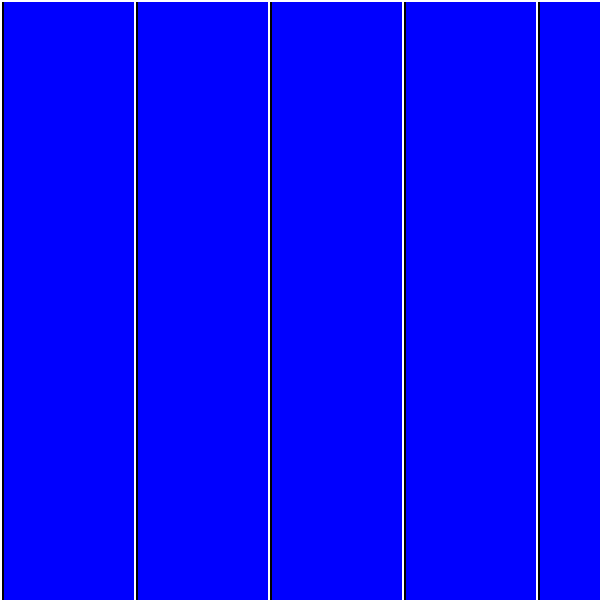
Frame 1 (no input)
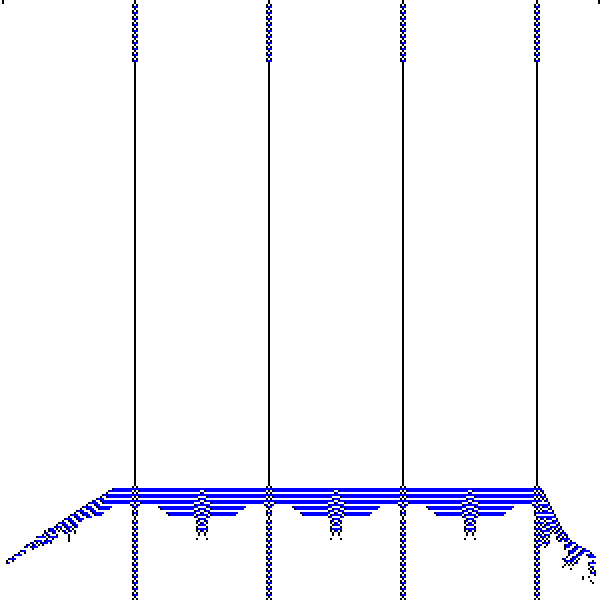
Frame 60 (the mouse pressed at the canvas centre just before this capture)
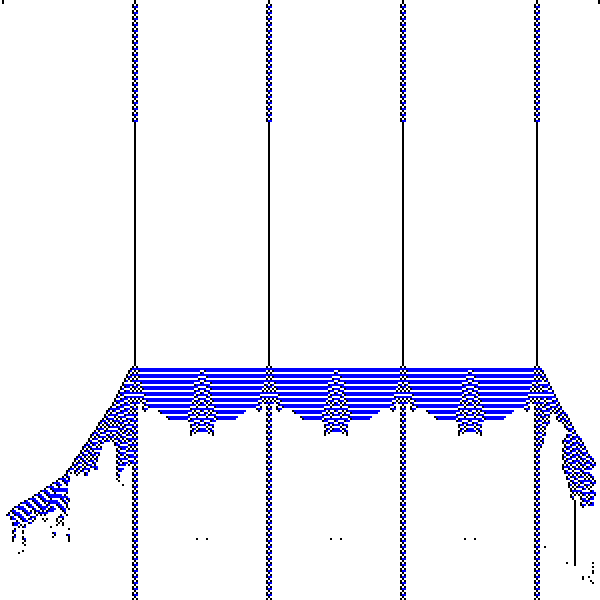
Frame 120 (the mouse held since frame 60 and released just before this capture)

The Processing sketch that drew these frames (run headless with seeded random() and noise(); from frame 60 on, the mouse is pressed at the canvas centre):

// Processing sketch: sketch_09_ca_experiment_optimized
// ── sketch_09_ca_experiment_optimized.pde
PImage img;
int cols;
int rows;
int[][] grid;
int[][] buffer;

boolean pause = false;
int cellSize = 2;

// Tweak here!! 
// 9, 13, 34, 66, 90, numbers between 40 and 120 work well if stripesB == false
int distProbability = 67; 
// Toggle this!!
boolean stripesB = false; 


void setup() {
  size(600, 600);
  frameRate(60);
  noSmooth();
  background(255);
  
  cols    = int(width/cellSize);
  rows    = int(height/cellSize);
  img     = createImage(cols, rows, RGB);

  grid    = new int[rows][cols];
  buffer  = new int[rows][cols];
  grid    = populate(grid);
}

int[][] populate(int[][] g) {
  int rows = g.length;
  int cols = (rows > 0) ? g[0].length : 0;
  for (int i=0; i < rows; i++) {
    for (int j=0; j < cols; j++) {
      if (stripesB) {
        g[i][j] = (i%distProbability == 0 || j == 0) ? 0 : 1; 
      } else {
        g[i][j] = (j%distProbability == 0 || i%(distProbability*6) == 0) ? 0 : 1; 
      }
      
    }
  }
  return g;
}

int[][] empty(int[][] g) {
  int rows = g.length;
  int cols = (rows > 0) ? g[0].length : 0;
  for (int i=0; i < rows; i++) {
    for (int j=0; j < cols; j++) {
      g[i][j] = 0;
    }
  }
  return g;
}

void process() {
  int[][] buffer = new int[rows][cols];
  for (int i=0; i < rows; i++) {
    for (int j=0; j < cols; j++) {

      int idxLeft     = (j > 0) ? j - 1 : j;
      int idxRight    = (j < cols-1) ? j + 1 : 0;
      int idxTop      = (i > 0) ? i - 1 : i;
      int idxBottom   = (i < rows-1) ? i + 1 : 0;

      int current     = grid[i][j];
      int left        = grid[i][idxLeft];
      int right       = grid[i][idxRight];
      int top         = grid[idxTop][j];
      int bottom      = grid[idxBottom][j];
      int topLeft     = grid[idxTop][idxLeft];
      int topRight    = grid[idxTop][idxRight];
      int bottomLeft  = grid[idxBottom][idxLeft];
      int bottomRight = grid[idxBottom][idxRight];

      int sum = left + right + top + bottom + topLeft + topRight + bottomLeft + bottomRight;

      // Rules of Life ... slightly modified ;)
      if      ((current == 0) && (sum > 3))                              buffer[i][j] = 1;       
      else if ((current == 1) && (sum > 2) && (top == 0 && bottom == 1)) buffer[i][j] = 1;
      else if ((current == 1) && (sum > 2))                              buffer[i][j] = 0;        
      else if ((current == 0) && (sum == 3))                             buffer[i][j] = bottom;        
      else                                                               buffer[i][j] = current; 
    }
  } 
  grid = buffer;
}

void draw() {
  background(255);
  
  int index = 0;
  img.loadPixels();
  for (int i=0; i < rows; i++) {
    for (int j=0; j < cols; j++) {
      int cell = grid[i][j];
      color c = color(255);
      if (cell == 1) {
        if (j > 0 && i > 0) {
          
          //boolean diagonal = grid[i-1][j-1] == 1;
          //boolean horizontal = grid[i-1][j] == 1;
          boolean vertical = grid[i][j-1] == 1;
         
          if (vertical) {
            c = color(0, 0, 255);
          } else {
            c = color(0);  
          }
        } else {
          c = color(0);
        }
      }
      img.pixels[index] = c;
      index++;
    }
  }
  img.updatePixels();
  image(img, 0, 0, width, height);
  
  if (!pause) process();
}

void keyPressed() {
  if(key == ' ') {
    pause = !pause;
  }
  if(key == 'r') {
    grid = populate(grid);
  }
  if(key == 'c') {
    grid = empty(grid);
  }
}

void mouseDragged() {
  int indexX = constrain(floor(mouseX / cellSize), 0, cols-1);
  int indexY = constrain(floor(mouseY / cellSize), 0, rows-1);
  int cell   = grid[indexY][indexX];

  cell = (cell == 0) ? 1 : 0;
  grid[indexY][indexX] = cell;
}
